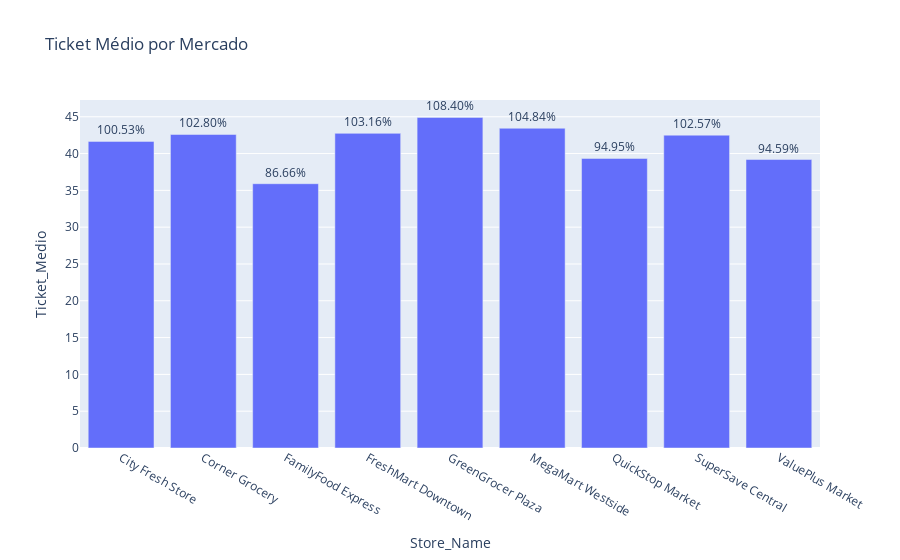

Notebook cell for this chart:
### Markdown cell above
**Insights para este KPI**

A receita total de todos os mercados somadas é de U$90.887.1

Ao analisar o gráfico identificamos que GreenGrocer Plaza tem um volume superior aos demais mercados de 12.22%,ao analisar  mercados como ValuePlus Market,FreshMart Dowtown,QuickStop Market,Family Food Express,identificamos potêncial de aumento de receitas através de campanhas desenvolvidas exclusivamente para o perfil dos clientes de cada mercado.

Family Food Express tem a menor participação, com 9,54%. Isso o torna o principal candidato a receber atenção imediata para campanhas de aumento de receita.


È importante entender quais são ás praticas aplicadas nos mercados GreenGrocer Plaza, SuperSave Central e City Fresh Store,estes apresentam uma participação entre 11% e 12%

Ás campanhas podem focar em atrair novos clientes e fidelizar os clientes,para essa estratégia podemos analisar o perfil de consumo dos clientes de cada mercado para criar um plano de ação efetivo.

Para os mercados com receita entre 11 % e 12% sugiro trabalhar em campanhas para garantir o aumento da performance.

### Code cell
ticket_medio=df['Final_Amount'].sum()/df['Transaction_Date'].count()
print("Ticket Médio Consolidado",ticket_medio)

ticket_medio_mercado = (df.groupby("Store_Name")['Final_Amount'].sum() / 
                        df.groupby("Store_Name")['Transaction_Date'].count()).reset_index()
ticket_medio_mercado.columns = ["Store_Name", "Ticket_Medio"]

ticket_medio_mercado['Percentage']=(ticket_medio_mercado['Ticket_Medio']/ticket_medio)*100
ticket_medio_mercado['Percentage_Text'] = ticket_medio_mercado['Percentage'].apply(lambda x:f'{x:.2f}%')


fig2 = px.bar(
    ticket_medio_mercado, 
    x="Store_Name", 
    y="Ticket_Medio", 
    title="Ticket Médio por Mercado", 
    text="Percentage_Text"
)

fig2.update_traces(textposition='outside')

fig2.show()

### Figure 1 — Plotly figure (JSON) as saved in the notebook; plotly's stock layout.template omitted (floating-point values rounded to 4 significant figures)
{"data": [{"alignmentgroup": "True", "hovertemplate": "Store_Name=%{x}<br>Ticket_Medio=%{y}<br>Percentage_Text=%{text}<extra></extra>", "legendgroup": "", "marker": {"color": "#636efa", "pattern": {"shape": ""}}, "name": "", "offsetgroup": "", "orientation": "v", "showlegend": false, "text": ["100.53%", "102.80%", "86.66%", "103.16%", "108.40%", "104.84%", "94.95%", "102.57%", "94.59%"], "textposition": "outside", "type": "bar", "x": ["City Fresh Store", "Corner Grocery", "FamilyFood Express", "FreshMart Downtown", "GreenGrocer Plaza", "MegaMart Westside", "QuickStop Market", "SuperSave Central", "ValuePlus Market"], "xaxis": "x", "y": [41.65, 42.59, 35.9, 42.74, 44.91, 43.44, 39.34, 42.5, 39.19], "yaxis": "y"}], "layout": {"barmode": "relative", "legend": {"tracegroupgap": 0}, "title": {"text": "Ticket Médio por Mercado"}, "xaxis": {"anchor": "y", "domain": [0, 1], "title": {"text": "Store_Name"}}, "yaxis": {"anchor": "x", "domain": [0, 1], "title": {"text": "Ticket_Medio"}}}}
